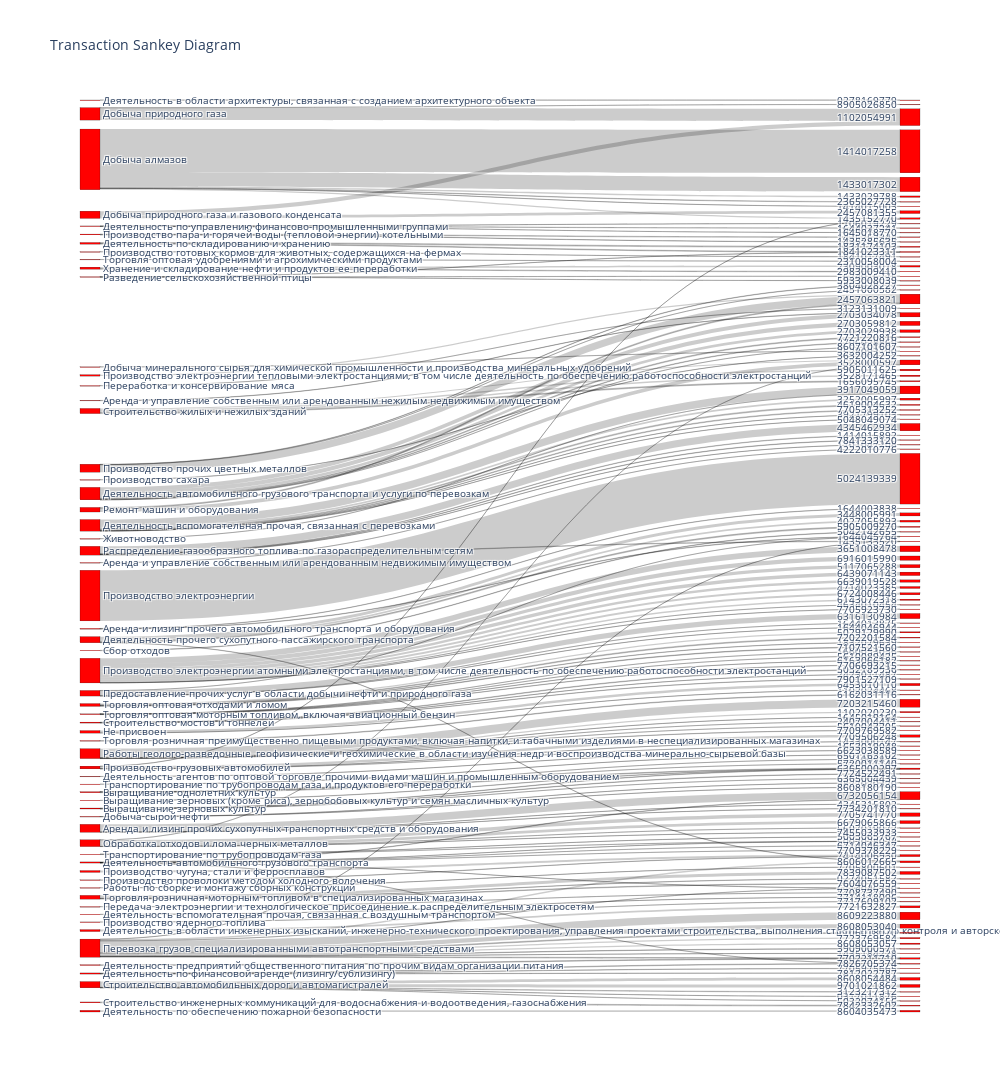

The notebook cell this image was saved under:
### Code cell
seller_group = 'Group'
buyer_group = 'INN'


grouped_transaction = group_transaction(transaction_subsample, seller_group, buyer_group)
sankey_2(grouped_transaction).show()

### Figure 1 — Plotly figure (JSON) as saved in the notebook; plotly's stock layout.template omitted (floating-point values rounded to 4 significant figures; data arrays with more than 128 entries replaced by an {"elided": "..."} marker saying what was removed)
{"data": [{"link": {"source": {"elided": "163 int values"}, "target": {"elided": "163 int values"}, "value": {"elided": "163 int values"}}, "node": {"color": "red", "label": {"elided": "813 str values"}, "line": {"color": "black", "width": 0.2}, "pad": 15, "thickness": 20, "x": {"elided": "204 float values"}, "y": {"elided": "204 float values"}}, "type": "sankey"}], "layout": {"autosize": true, "font": {"size": 10}, "height": 2000, "title": {"text": "Transaction Sankey Diagram"}, "width": 1000}}
